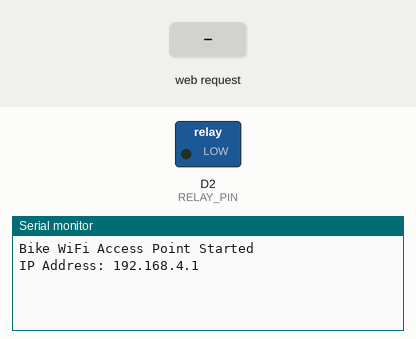
This sketch was run on a simulated ESP8266 (NodeMCU). On the bench: switched loads named in the sketch (green lamp = pin HIGH), the last lines printed to the serial monitor. Inputs (shaded band) come from the test bench.

Above: at 1.2 s.
1.3 s: HTTP request GET /ALLOW received
At 2.5 s:
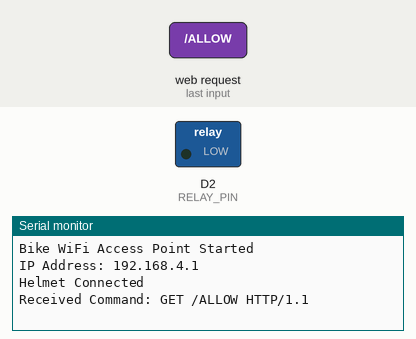
2.8 s: HTTP request GET /DENY received
At 3.7 s:
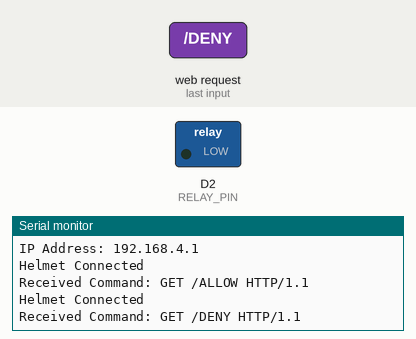

Measured:
- after the input at 1.3 s, the serial monitor: prints a new line at once (image 1)
- after the input at 2.8 s, the serial monitor: prints a new line at once (image 2)

The sketch:

bike_unit_code.ino.ino
```cpp
#include <ESP8266WiFi.h>

#define RELAY_PIN D2   // Relay control pin

const char* ssid = "BikeESP";
const char* password = "12345678";

WiFiServer server(80);

void setup()
{
  Serial.begin(115200);

  pinMode(RELAY_PIN, OUTPUT);
  digitalWrite(RELAY_PIN, LOW);

  WiFi.softAP(ssid, password);   // create WiFi access point

  Serial.println("Bike WiFi Access Point Started");
  Serial.print("IP Address: ");
  Serial.println(WiFi.softAPIP());

  server.begin();
}

////////////////////////////////////////////////////////////

void loop()
{
  WiFiClient client = server.available();

  if (client)
  {
    Serial.println("Helmet Connected");

    String command = client.readStringUntil('\n');
    command.trim();

    Serial.print("Received Command: ");
    Serial.println(command);

    if (command == "ALLOW")
    {
      digitalWrite(RELAY_PIN, HIGH);
      Serial.println("Ignition ON");
    }

    if (command == "DENY")
    {
      digitalWrite(RELAY_PIN, LOW);
      Serial.println("Ignition OFF");
    }

    client.stop();
  }
}
```
